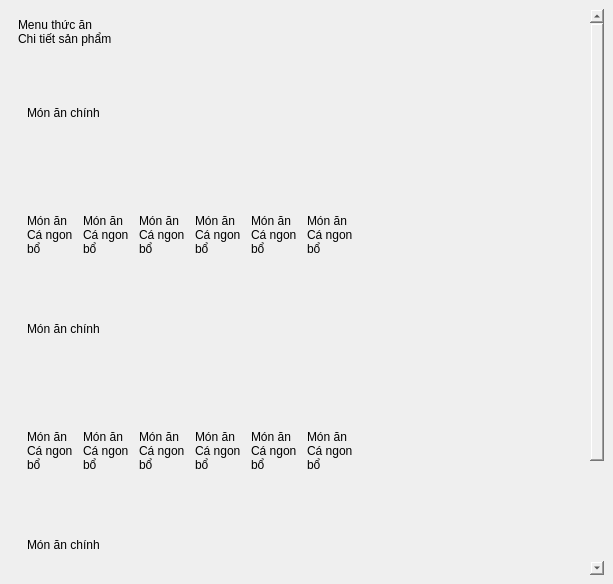
<?xml version="1.0" encoding="UTF-8"?>
<ui version="4.0">
 <class>MainWindow</class>
 <widget class="QMainWindow" name="MainWindow">
  <property name="geometry">
   <rect>
    <x>0</x>
    <y>0</y>
    <width>613</width>
    <height>584</height>
   </rect>
  </property>
  <property name="windowTitle">
   <string>MainWindow</string>
  </property>
  <widget class="QWidget" name="centralwidget">
   <property name="styleSheet">
    <string notr="true">border:none;</string>
   </property>
   <layout class="QHBoxLayout" name="horizontalLayout">
    <item>
     <widget class="QScrollArea" name="scrollArea">
      <property name="widgetResizable">
       <bool>true</bool>
      </property>
      <widget class="QWidget" name="scrollAreaWidgetContents">
       <property name="geometry">
        <rect>
         <x>0</x>
         <y>0</y>
         <width>578</width>
         <height>698</height>
        </rect>
       </property>
       <layout class="QVBoxLayout" name="verticalLayout_2">
        <item>
         <widget class="QLabel" name="label">
          <property name="text">
           <string>Menu thức ăn 
Chi tiết sản phẩm</string>
          </property>
         </widget>
        </item>
        <item>
         <widget class="QScrollArea" name="scrollArea_10">
          <property name="minimumSize">
           <size>
            <width>0</width>
            <height>210</height>
           </size>
          </property>
          <property name="maximumSize">
           <size>
            <width>16777215</width>
            <height>200</height>
           </size>
          </property>
          <property name="widgetResizable">
           <bool>true</bool>
          </property>
          <widget class="QWidget" name="scrollAreaWidgetContents_19">
           <property name="geometry">
            <rect>
             <x>0</x>
             <y>0</y>
             <width>668</width>
             <height>193</height>
            </rect>
           </property>
           <layout class="QVBoxLayout" name="verticalLayout_75">
            <item>
             <widget class="QLabel" name="label_137">
              <property name="text">
               <string>Món ăn chính</string>
              </property>
             </widget>
            </item>
            <item alignment="Qt::AlignLeft">
             <widget class="QFrame" name="frame_74">
              <property name="frameShape">
               <enum>QFrame::StyledPanel</enum>
              </property>
              <property name="frameShadow">
               <enum>QFrame::Raised</enum>
              </property>
              <layout class="QHBoxLayout" name="horizontalLayout_13">
               <property name="spacing">
                <number>10</number>
               </property>
               <property name="leftMargin">
                <number>0</number>
               </property>
               <property name="topMargin">
                <number>0</number>
               </property>
               <property name="rightMargin">
                <number>0</number>
               </property>
               <property name="bottomMargin">
                <number>0</number>
               </property>
               <item>
                <widget class="QFrame" name="frame_75">
                 <property name="maximumSize">
                  <size>
                   <width>100</width>
                   <height>150</height>
                  </size>
                 </property>
                 <property name="frameShape">
                  <enum>QFrame::StyledPanel</enum>
                 </property>
                 <property name="frameShadow">
                  <enum>QFrame::Raised</enum>
                 </property>
                 <layout class="QVBoxLayout" name="verticalLayout_76">
                  <property name="spacing">
                   <number>0</number>
                  </property>
                  <property name="leftMargin">
                   <number>0</number>
                  </property>
                  <property name="topMargin">
                   <number>0</number>
                  </property>
                  <property name="rightMargin">
                   <number>0</number>
                  </property>
                  <property name="bottomMargin">
                   <number>0</number>
                  </property>
                  <item>
                   <widget class="QLabel" name="label_138">
                    <property name="maximumSize">
                     <size>
                      <width>100</width>
                      <height>100</height>
                     </size>
                    </property>
                    <property name="text">
                     <string/>
                    </property>
                    <property name="pixmap">
                     <pixmap>images/1.jpg</pixmap>
                    </property>
                    <property name="scaledContents">
                     <bool>true</bool>
                    </property>
                   </widget>
                  </item>
                  <item>
                   <widget class="QLabel" name="label_139">
                    <property name="text">
                     <string>Món ăn 
Cá ngon 
bổ</string>
                    </property>
                   </widget>
                  </item>
                 </layout>
                </widget>
               </item>
               <item>
                <widget class="QFrame" name="frame_76">
                 <property name="maximumSize">
                  <size>
                   <width>100</width>
                   <height>150</height>
                  </size>
                 </property>
                 <property name="frameShape">
                  <enum>QFrame::StyledPanel</enum>
                 </property>
                 <property name="frameShadow">
                  <enum>QFrame::Raised</enum>
                 </property>
                 <layout class="QVBoxLayout" name="verticalLayout_77">
                  <property name="spacing">
                   <number>0</number>
                  </property>
                  <property name="leftMargin">
                   <number>0</number>
                  </property>
                  <property name="topMargin">
                   <number>0</number>
                  </property>
                  <property name="rightMargin">
                   <number>0</number>
                  </property>
                  <property name="bottomMargin">
                   <number>0</number>
                  </property>
                  <item>
                   <widget class="QLabel" name="label_140">
                    <property name="maximumSize">
                     <size>
                      <width>100</width>
                      <height>100</height>
                     </size>
                    </property>
                    <property name="text">
                     <string/>
                    </property>
                    <property name="pixmap">
                     <pixmap>images/2.jpg</pixmap>
                    </property>
                    <property name="scaledContents">
                     <bool>true</bool>
                    </property>
                   </widget>
                  </item>
                  <item>
                   <widget class="QLabel" name="label_141">
                    <property name="text">
                     <string>Món ăn 
Cá ngon 
bổ</string>
                    </property>
                   </widget>
                  </item>
                 </layout>
                </widget>
               </item>
               <item>
                <widget class="QFrame" name="frame_77">
                 <property name="maximumSize">
                  <size>
                   <width>100</width>
                   <height>150</height>
                  </size>
                 </property>
                 <property name="frameShape">
                  <enum>QFrame::StyledPanel</enum>
                 </property>
                 <property name="frameShadow">
                  <enum>QFrame::Raised</enum>
                 </property>
                 <layout class="QVBoxLayout" name="verticalLayout_78">
                  <property name="spacing">
                   <number>0</number>
                  </property>
                  <property name="leftMargin">
                   <number>0</number>
                  </property>
                  <property name="topMargin">
                   <number>0</number>
                  </property>
                  <property name="rightMargin">
                   <number>0</number>
                  </property>
                  <property name="bottomMargin">
                   <number>0</number>
                  </property>
                  <item>
                   <widget class="QLabel" name="label_142">
                    <property name="maximumSize">
                     <size>
                      <width>100</width>
                      <height>100</height>
                     </size>
                    </property>
                    <property name="text">
                     <string/>
                    </property>
                    <property name="pixmap">
                     <pixmap>images/3.jpg</pixmap>
                    </property>
                    <property name="scaledContents">
                     <bool>true</bool>
                    </property>
                   </widget>
                  </item>
                  <item>
                   <widget class="QLabel" name="label_143">
                    <property name="text">
                     <string>Món ăn 
Cá ngon 
bổ</string>
                    </property>
                   </widget>
                  </item>
                 </layout>
                </widget>
               </item>
               <item>
                <widget class="QFrame" name="frame_78">
                 <property name="maximumSize">
                  <size>
                   <width>100</width>
                   <height>150</height>
                  </size>
                 </property>
                 <property name="frameShape">
                  <enum>QFrame::StyledPanel</enum>
                 </property>
                 <property name="frameShadow">
                  <enum>QFrame::Raised</enum>
                 </property>
                 <layout class="QVBoxLayout" name="verticalLayout_79">
                  <property name="spacing">
                   <number>0</number>
                  </property>
                  <property name="leftMargin">
                   <number>0</number>
                  </property>
                  <property name="topMargin">
                   <number>0</number>
                  </property>
                  <property name="rightMargin">
                   <number>0</number>
                  </property>
                  <property name="bottomMargin">
                   <number>0</number>
                  </property>
                  <item>
                   <widget class="QLabel" name="label_144">
                    <property name="maximumSize">
                     <size>
                      <width>100</width>
                      <height>100</height>
                     </size>
                    </property>
                    <property name="text">
                     <string/>
                    </property>
                    <property name="pixmap">
                     <pixmap>images/4.jpg</pixmap>
                    </property>
                    <property name="scaledContents">
                     <bool>true</bool>
                    </property>
                   </widget>
                  </item>
                  <item>
                   <widget class="QLabel" name="label_145">
                    <property name="text">
                     <string>Món ăn 
Cá ngon 
bổ</string>
                    </property>
                   </widget>
                  </item>
                 </layout>
                </widget>
               </item>
               <item>
                <widget class="QFrame" name="frame_79">
                 <property name="maximumSize">
                  <size>
                   <width>100</width>
                   <height>150</height>
                  </size>
                 </property>
                 <property name="frameShape">
                  <enum>QFrame::StyledPanel</enum>
                 </property>
                 <property name="frameShadow">
                  <enum>QFrame::Raised</enum>
                 </property>
                 <layout class="QVBoxLayout" name="verticalLayout_80">
                  <property name="spacing">
                   <number>0</number>
                  </property>
                  <property name="leftMargin">
                   <number>0</number>
                  </property>
                  <property name="topMargin">
                   <number>0</number>
                  </property>
                  <property name="rightMargin">
                   <number>0</number>
                  </property>
                  <property name="bottomMargin">
                   <number>0</number>
                  </property>
                  <item>
                   <widget class="QLabel" name="label_146">
                    <property name="maximumSize">
                     <size>
                      <width>100</width>
                      <height>100</height>
                     </size>
                    </property>
                    <property name="text">
                     <string/>
                    </property>
                    <property name="pixmap">
                     <pixmap>images/5.jpg</pixmap>
                    </property>
                    <property name="scaledContents">
                     <bool>true</bool>
                    </property>
                   </widget>
                  </item>
                  <item>
                   <widget class="QLabel" name="label_147">
                    <property name="text">
                     <string>Món ăn 
Cá ngon 
bổ</string>
                    </property>
                   </widget>
                  </item>
                 </layout>
                </widget>
               </item>
               <item>
                <widget class="QFrame" name="frame_80">
                 <property name="maximumSize">
                  <size>
                   <width>100</width>
                   <height>150</height>
                  </size>
                 </property>
                 <property name="frameShape">
                  <enum>QFrame::StyledPanel</enum>
                 </property>
                 <property name="frameShadow">
                  <enum>QFrame::Raised</enum>
                 </property>
                 <layout class="QVBoxLayout" name="verticalLayout_81">
                  <property name="spacing">
                   <number>0</number>
                  </property>
                  <property name="leftMargin">
                   <number>0</number>
                  </property>
                  <property name="topMargin">
                   <number>0</number>
                  </property>
                  <property name="rightMargin">
                   <number>0</number>
                  </property>
                  <property name="bottomMargin">
                   <number>0</number>
                  </property>
                  <item>
                   <widget class="QLabel" name="label_148">
                    <property name="maximumSize">
                     <size>
                      <width>100</width>
                      <height>100</height>
                     </size>
                    </property>
                    <property name="text">
                     <string/>
                    </property>
                    <property name="pixmap">
                     <pixmap>images/6.jpg</pixmap>
                    </property>
                    <property name="scaledContents">
                     <bool>true</bool>
                    </property>
                   </widget>
                  </item>
                  <item>
                   <widget class="QLabel" name="label_149">
                    <property name="text">
                     <string>Món ăn 
Cá ngon 
bổ</string>
                    </property>
                   </widget>
                  </item>
                 </layout>
                </widget>
               </item>
              </layout>
             </widget>
            </item>
           </layout>
          </widget>
         </widget>
        </item>
        <item>
         <widget class="QScrollArea" name="scrollArea_9">
          <property name="minimumSize">
           <size>
            <width>0</width>
            <height>210</height>
           </size>
          </property>
          <property name="maximumSize">
           <size>
            <width>16777215</width>
            <height>200</height>
           </size>
          </property>
          <property name="widgetResizable">
           <bool>true</bool>
          </property>
          <widget class="QWidget" name="scrollAreaWidgetContents_18">
           <property name="geometry">
            <rect>
             <x>0</x>
             <y>0</y>
             <width>668</width>
             <height>193</height>
            </rect>
           </property>
           <layout class="QVBoxLayout" name="verticalLayout_68">
            <item>
             <widget class="QLabel" name="label_124">
              <property name="text">
               <string>Món ăn chính</string>
              </property>
             </widget>
            </item>
            <item alignment="Qt::AlignLeft">
             <widget class="QFrame" name="frame_67">
              <property name="frameShape">
               <enum>QFrame::StyledPanel</enum>
              </property>
              <property name="frameShadow">
               <enum>QFrame::Raised</enum>
              </property>
              <layout class="QHBoxLayout" name="horizontalLayout_12">
               <property name="spacing">
                <number>10</number>
               </property>
               <property name="leftMargin">
                <number>0</number>
               </property>
               <property name="topMargin">
                <number>0</number>
               </property>
               <property name="rightMargin">
                <number>0</number>
               </property>
               <property name="bottomMargin">
                <number>0</number>
               </property>
               <item>
                <widget class="QFrame" name="frame_68">
                 <property name="maximumSize">
                  <size>
                   <width>100</width>
                   <height>150</height>
                  </size>
                 </property>
                 <property name="frameShape">
                  <enum>QFrame::StyledPanel</enum>
                 </property>
                 <property name="frameShadow">
                  <enum>QFrame::Raised</enum>
                 </property>
                 <layout class="QVBoxLayout" name="verticalLayout_69">
                  <property name="spacing">
                   <number>0</number>
                  </property>
                  <property name="leftMargin">
                   <number>0</number>
                  </property>
                  <property name="topMargin">
                   <number>0</number>
                  </property>
                  <property name="rightMargin">
                   <number>0</number>
                  </property>
                  <property name="bottomMargin">
                   <number>0</number>
                  </property>
                  <item>
                   <widget class="QLabel" name="label_125">
                    <property name="maximumSize">
                     <size>
                      <width>100</width>
                      <height>100</height>
                     </size>
                    </property>
                    <property name="text">
                     <string/>
                    </property>
                    <property name="pixmap">
                     <pixmap>images/1.jpg</pixmap>
                    </property>
                    <property name="scaledContents">
                     <bool>true</bool>
                    </property>
                   </widget>
                  </item>
                  <item>
                   <widget class="QLabel" name="label_126">
                    <property name="text">
                     <string>Món ăn 
Cá ngon 
bổ</string>
                    </property>
                   </widget>
                  </item>
                 </layout>
                </widget>
               </item>
               <item>
                <widget class="QFrame" name="frame_69">
                 <property name="maximumSize">
                  <size>
                   <width>100</width>
                   <height>150</height>
                  </size>
                 </property>
                 <property name="frameShape">
                  <enum>QFrame::StyledPanel</enum>
                 </property>
                 <property name="frameShadow">
                  <enum>QFrame::Raised</enum>
                 </property>
                 <layout class="QVBoxLayout" name="verticalLayout_70">
                  <property name="spacing">
                   <number>0</number>
                  </property>
                  <property name="leftMargin">
                   <number>0</number>
                  </property>
                  <property name="topMargin">
                   <number>0</number>
                  </property>
                  <property name="rightMargin">
                   <number>0</number>
                  </property>
                  <property name="bottomMargin">
                   <number>0</number>
                  </property>
                  <item>
                   <widget class="QLabel" name="label_127">
                    <property name="maximumSize">
                     <size>
                      <width>100</width>
                      <height>100</height>
                     </size>
                    </property>
                    <property name="text">
                     <string/>
                    </property>
                    <property name="pixmap">
                     <pixmap>images/2.jpg</pixmap>
                    </property>
                    <property name="scaledContents">
                     <bool>true</bool>
                    </property>
                   </widget>
                  </item>
                  <item>
                   <widget class="QLabel" name="label_128">
                    <property name="text">
                     <string>Món ăn 
Cá ngon 
bổ</string>
                    </property>
                   </widget>
                  </item>
                 </layout>
                </widget>
               </item>
               <item>
                <widget class="QFrame" name="frame_70">
                 <property name="maximumSize">
                  <size>
                   <width>100</width>
                   <height>150</height>
                  </size>
                 </property>
                 <property name="frameShape">
                  <enum>QFrame::StyledPanel</enum>
                 </property>
                 <property name="frameShadow">
                  <enum>QFrame::Raised</enum>
                 </property>
                 <layout class="QVBoxLayout" name="verticalLayout_71">
                  <property name="spacing">
                   <number>0</number>
                  </property>
                  <property name="leftMargin">
                   <number>0</number>
                  </property>
                  <property name="topMargin">
                   <number>0</number>
                  </property>
                  <property name="rightMargin">
                   <number>0</number>
                  </property>
                  <property name="bottomMargin">
                   <number>0</number>
                  </property>
                  <item>
                   <widget class="QLabel" name="label_129">
                    <property name="maximumSize">
                     <size>
                      <width>100</width>
                      <height>100</height>
                     </size>
                    </property>
                    <property name="text">
                     <string/>
                    </property>
                    <property name="pixmap">
                     <pixmap>images/3.jpg</pixmap>
                    </property>
                    <property name="scaledContents">
                     <bool>true</bool>
                    </property>
                   </widget>
                  </item>
                  <item>
                   <widget class="QLabel" name="label_130">
                    <property name="text">
                     <string>Món ăn 
Cá ngon 
bổ</string>
                    </property>
                   </widget>
                  </item>
                 </layout>
                </widget>
               </item>
               <item>
                <widget class="QFrame" name="frame_71">
                 <property name="maximumSize">
                  <size>
                   <width>100</width>
                   <height>150</height>
                  </size>
                 </property>
                 <property name="frameShape">
                  <enum>QFrame::StyledPanel</enum>
                 </property>
                 <property name="frameShadow">
                  <enum>QFrame::Raised</enum>
                 </property>
                 <layout class="QVBoxLayout" name="verticalLayout_72">
                  <property name="spacing">
                   <number>0</number>
                  </property>
                  <property name="leftMargin">
                   <number>0</number>
                  </property>
                  <property name="topMargin">
                   <number>0</number>
                  </property>
                  <property name="rightMargin">
                   <number>0</number>
                  </property>
                  <property name="bottomMargin">
                   <number>0</number>
                  </property>
                  <item>
                   <widget class="QLabel" name="label_131">
                    <property name="maximumSize">
                     <size>
                      <width>100</width>
                      <height>100</height>
                     </size>
                    </property>
                    <property name="text">
                     <string/>
                    </property>
                    <property name="pixmap">
                     <pixmap>images/4.jpg</pixmap>
                    </property>
                    <property name="scaledContents">
                     <bool>true</bool>
                    </property>
                   </widget>
                  </item>
                  <item>
                   <widget class="QLabel" name="label_132">
                    <property name="text">
                     <string>Món ăn 
Cá ngon 
bổ</string>
                    </property>
                   </widget>
                  </item>
                 </layout>
                </widget>
               </item>
               <item>
                <widget class="QFrame" name="frame_72">
                 <property name="maximumSize">
                  <size>
                   <width>100</width>
                   <height>150</height>
                  </size>
                 </property>
                 <property name="frameShape">
                  <enum>QFrame::StyledPanel</enum>
                 </property>
                 <property name="frameShadow">
                  <enum>QFrame::Raised</enum>
                 </property>
                 <layout class="QVBoxLayout" name="verticalLayout_73">
                  <property name="spacing">
                   <number>0</number>
                  </property>
                  <property name="leftMargin">
                   <number>0</number>
                  </property>
                  <property name="topMargin">
                   <number>0</number>
                  </property>
                  <property name="rightMargin">
                   <number>0</number>
                  </property>
                  <property name="bottomMargin">
                   <number>0</number>
                  </property>
                  <item>
                   <widget class="QLabel" name="label_133">
                    <property name="maximumSize">
                     <size>
                      <width>100</width>
                      <height>100</height>
                     </size>
                    </property>
                    <property name="text">
                     <string/>
                    </property>
                    <property name="pixmap">
                     <pixmap>images/5.jpg</pixmap>
                    </property>
                    <property name="scaledContents">
                     <bool>true</bool>
                    </property>
                   </widget>
                  </item>
                  <item>
                   <widget class="QLabel" name="label_134">
                    <property name="text">
                     <string>Món ăn 
Cá ngon 
bổ</string>
                    </property>
                   </widget>
                  </item>
                 </layout>
                </widget>
               </item>
               <item>
                <widget class="QFrame" name="frame_73">
                 <property name="maximumSize">
                  <size>
                   <width>100</width>
                   <height>150</height>
                  </size>
                 </property>
                 <property name="frameShape">
                  <enum>QFrame::StyledPanel</enum>
                 </property>
                 <property name="frameShadow">
                  <enum>QFrame::Raised</enum>
                 </property>
                 <layout class="QVBoxLayout" name="verticalLayout_74">
                  <property name="spacing">
                   <number>0</number>
                  </property>
                  <property name="leftMargin">
                   <number>0</number>
                  </property>
                  <property name="topMargin">
                   <number>0</number>
                  </property>
                  <property name="rightMargin">
                   <number>0</number>
                  </property>
                  <property name="bottomMargin">
                   <number>0</number>
                  </property>
                  <item>
                   <widget class="QLabel" name="label_135">
                    <property name="maximumSize">
                     <size>
                      <width>100</width>
                      <height>100</height>
                     </size>
                    </property>
                    <property name="text">
                     <string/>
                    </property>
                    <property name="pixmap">
                     <pixmap>images/6.jpg</pixmap>
                    </property>
                    <property name="scaledContents">
                     <bool>true</bool>
                    </property>
                   </widget>
                  </item>
                  <item>
                   <widget class="QLabel" name="label_136">
                    <property name="text">
                     <string>Món ăn 
Cá ngon 
bổ</string>
                    </property>
                   </widget>
                  </item>
                 </layout>
                </widget>
               </item>
              </layout>
             </widget>
            </item>
           </layout>
          </widget>
         </widget>
        </item>
        <item>
         <widget class="QScrollArea" name="scrollArea_8">
          <property name="minimumSize">
           <size>
            <width>0</width>
            <height>210</height>
           </size>
          </property>
          <property name="maximumSize">
           <size>
            <width>16777215</width>
            <height>200</height>
           </size>
          </property>
          <property name="widgetResizable">
           <bool>true</bool>
          </property>
          <widget class="QWidget" name="scrollAreaWidgetContents_8">
           <property name="geometry">
            <rect>
             <x>0</x>
             <y>0</y>
             <width>668</width>
             <height>193</height>
            </rect>
           </property>
           <layout class="QVBoxLayout" name="verticalLayout">
            <item>
             <widget class="QLabel" name="label_2">
              <property name="text">
               <string>Món ăn chính</string>
              </property>
             </widget>
            </item>
            <item alignment="Qt::AlignLeft">
             <widget class="QFrame" name="frame">
              <property name="frameShape">
               <enum>QFrame::StyledPanel</enum>
              </property>
              <property name="frameShadow">
               <enum>QFrame::Raised</enum>
              </property>
              <layout class="QHBoxLayout" name="horizontalLayout_2">
               <property name="spacing">
                <number>10</number>
               </property>
               <property name="leftMargin">
                <number>0</number>
               </property>
               <property name="topMargin">
                <number>0</number>
               </property>
               <property name="rightMargin">
                <number>0</number>
               </property>
               <property name="bottomMargin">
                <number>0</number>
               </property>
               <item>
                <widget class="QFrame" name="frame_7">
                 <property name="maximumSize">
                  <size>
                   <width>100</width>
                   <height>150</height>
                  </size>
                 </property>
                 <property name="frameShape">
                  <enum>QFrame::StyledPanel</enum>
                 </property>
                 <property name="frameShadow">
                  <enum>QFrame::Raised</enum>
                 </property>
                 <layout class="QVBoxLayout" name="verticalLayout_9">
                  <property name="spacing">
                   <number>0</number>
                  </property>
                  <property name="leftMargin">
                   <number>0</number>
                  </property>
                  <property name="topMargin">
                   <number>0</number>
                  </property>
                  <property name="rightMargin">
                   <number>0</number>
                  </property>
                  <property name="bottomMargin">
                   <number>0</number>
                  </property>
                  <item>
                   <widget class="QLabel" name="label_48">
                    <property name="maximumSize">
                     <size>
                      <width>100</width>
                      <height>100</height>
                     </size>
                    </property>
                    <property name="text">
                     <string/>
                    </property>
                    <property name="pixmap">
                     <pixmap>images/1.jpg</pixmap>
                    </property>
                    <property name="scaledContents">
                     <bool>true</bool>
                    </property>
                   </widget>
                  </item>
                  <item>
                   <widget class="QLabel" name="label_9">
                    <property name="text">
                     <string>Món ăn 
Cá ngon 
bổ</string>
                    </property>
                   </widget>
                  </item>
                 </layout>
                </widget>
               </item>
               <item>
                <widget class="QFrame" name="frame_14">
                 <property name="maximumSize">
                  <size>
                   <width>100</width>
                   <height>150</height>
                  </size>
                 </property>
                 <property name="frameShape">
                  <enum>QFrame::StyledPanel</enum>
                 </property>
                 <property name="frameShadow">
                  <enum>QFrame::Raised</enum>
                 </property>
                 <layout class="QVBoxLayout" name="verticalLayout_16">
                  <property name="spacing">
                   <number>0</number>
                  </property>
                  <property name="leftMargin">
                   <number>0</number>
                  </property>
                  <property name="topMargin">
                   <number>0</number>
                  </property>
                  <property name="rightMargin">
                   <number>0</number>
                  </property>
                  <property name="bottomMargin">
                   <number>0</number>
                  </property>
                  <item>
                   <widget class="QLabel" name="label_55">
                    <property name="maximumSize">
                     <size>
                      <width>100</width>
                      <height>100</height>
                     </size>
                    </property>
                    <property name="text">
                     <string/>
                    </property>
                    <property name="pixmap">
                     <pixmap>images/2.jpg</pixmap>
                    </property>
                    <property name="scaledContents">
                     <bool>true</bool>
                    </property>
                   </widget>
                  </item>
                  <item>
                   <widget class="QLabel" name="label_16">
                    <property name="text">
                     <string>Món ăn 
Cá ngon 
bổ</string>
                    </property>
                   </widget>
                  </item>
                 </layout>
                </widget>
               </item>
               <item>
                <widget class="QFrame" name="frame_13">
                 <property name="maximumSize">
                  <size>
                   <width>100</width>
                   <height>150</height>
                  </size>
                 </property>
                 <property name="frameShape">
                  <enum>QFrame::StyledPanel</enum>
                 </property>
                 <property name="frameShadow">
                  <enum>QFrame::Raised</enum>
                 </property>
                 <layout class="QVBoxLayout" name="verticalLayout_15">
                  <property name="spacing">
                   <number>0</number>
                  </property>
                  <property name="leftMargin">
                   <number>0</number>
                  </property>
                  <property name="topMargin">
                   <number>0</number>
                  </property>
                  <property name="rightMargin">
                   <number>0</number>
                  </property>
                  <property name="bottomMargin">
                   <number>0</number>
                  </property>
                  <item>
                   <widget class="QLabel" name="label_54">
                    <property name="maximumSize">
                     <size>
                      <width>100</width>
                      <height>100</height>
                     </size>
                    </property>
                    <property name="text">
                     <string/>
                    </property>
                    <property name="pixmap">
                     <pixmap>images/3.jpg</pixmap>
                    </property>
                    <property name="scaledContents">
                     <bool>true</bool>
                    </property>
                   </widget>
                  </item>
                  <item>
                   <widget class="QLabel" name="label_15">
                    <property name="text">
                     <string>Món ăn 
Cá ngon 
bổ</string>
                    </property>
                   </widget>
                  </item>
                 </layout>
                </widget>
               </item>
               <item>
                <widget class="QFrame" name="frame_12">
                 <property name="maximumSize">
                  <size>
                   <width>100</width>
                   <height>150</height>
                  </size>
                 </property>
                 <property name="frameShape">
                  <enum>QFrame::StyledPanel</enum>
                 </property>
                 <property name="frameShadow">
                  <enum>QFrame::Raised</enum>
                 </property>
                 <layout class="QVBoxLayout" name="verticalLayout_14">
                  <property name="spacing">
                   <number>0</number>
                  </property>
                  <property name="leftMargin">
                   <number>0</number>
                  </property>
                  <property name="topMargin">
                   <number>0</number>
                  </property>
                  <property name="rightMargin">
                   <number>0</number>
                  </property>
                  <property name="bottomMargin">
                   <number>0</number>
                  </property>
                  <item>
                   <widget class="QLabel" name="label_53">
                    <property name="maximumSize">
                     <size>
                      <width>100</width>
                      <height>100</height>
                     </size>
                    </property>
                    <property name="text">
                     <string/>
                    </property>
                    <property name="pixmap">
                     <pixmap>images/4.jpg</pixmap>
                    </property>
                    <property name="scaledContents">
                     <bool>true</bool>
                    </property>
                   </widget>
                  </item>
                  <item>
                   <widget class="QLabel" name="label_14">
                    <property name="text">
                     <string>Món ăn 
Cá ngon 
bổ</string>
                    </property>
                   </widget>
                  </item>
                 </layout>
                </widget>
               </item>
               <item>
                <widget class="QFrame" name="frame_11">
                 <property name="maximumSize">
                  <size>
                   <width>100</width>
                   <height>150</height>
                  </size>
                 </property>
                 <property name="frameShape">
                  <enum>QFrame::StyledPanel</enum>
                 </property>
                 <property name="frameShadow">
                  <enum>QFrame::Raised</enum>
                 </property>
                 <layout class="QVBoxLayout" name="verticalLayout_13">
                  <property name="spacing">
                   <number>0</number>
                  </property>
                  <property name="leftMargin">
                   <number>0</number>
                  </property>
                  <property name="topMargin">
                   <number>0</number>
                  </property>
                  <property name="rightMargin">
                   <number>0</number>
                  </property>
                  <property name="bottomMargin">
                   <number>0</number>
                  </property>
                  <item>
                   <widget class="QLabel" name="label_52">
                    <property name="maximumSize">
                     <size>
                      <width>100</width>
                      <height>100</height>
                     </size>
                    </property>
                    <property name="text">
                     <string/>
                    </property>
                    <property name="pixmap">
                     <pixmap>images/5.jpg</pixmap>
                    </property>
                    <property name="scaledContents">
                     <bool>true</bool>
                    </property>
                   </widget>
                  </item>
                  <item>
                   <widget class="QLabel" name="label_13">
                    <property name="text">
                     <string>Món ăn 
Cá ngon 
bổ</string>
                    </property>
                   </widget>
                  </item>
                 </layout>
                </widget>
               </item>
               <item>
                <widget class="QFrame" name="frame_8">
                 <property name="maximumSize">
                  <size>
                   <width>100</width>
                   <height>150</height>
                  </size>
                 </property>
                 <property name="frameShape">
                  <enum>QFrame::StyledPanel</enum>
                 </property>
                 <property name="frameShadow">
                  <enum>QFrame::Raised</enum>
                 </property>
                 <layout class="QVBoxLayout" name="verticalLayout_10">
                  <property name="spacing">
                   <number>0</number>
                  </property>
                  <property name="leftMargin">
                   <number>0</number>
                  </property>
                  <property name="topMargin">
                   <number>0</number>
                  </property>
                  <property name="rightMargin">
                   <number>0</number>
                  </property>
                  <property name="bottomMargin">
                   <number>0</number>
                  </property>
                  <item>
                   <widget class="QLabel" name="label_49">
                    <property name="maximumSize">
                     <size>
                      <width>100</width>
                      <height>100</height>
                     </size>
                    </property>
                    <property name="text">
                     <string/>
                    </property>
                    <property name="pixmap">
                     <pixmap>images/6.jpg</pixmap>
                    </property>
                    <property name="scaledContents">
                     <bool>true</bool>
                    </property>
                   </widget>
                  </item>
                  <item>
                   <widget class="QLabel" name="label_10">
                    <property name="text">
                     <string>Món ăn 
Cá ngon 
bổ</string>
                    </property>
                   </widget>
                  </item>
                 </layout>
                </widget>
               </item>
              </layout>
             </widget>
            </item>
           </layout>
          </widget>
         </widget>
        </item>
       </layout>
      </widget>
     </widget>
    </item>
   </layout>
  </widget>
 </widget>
 <resources/>
 <connections/>
</ui>
